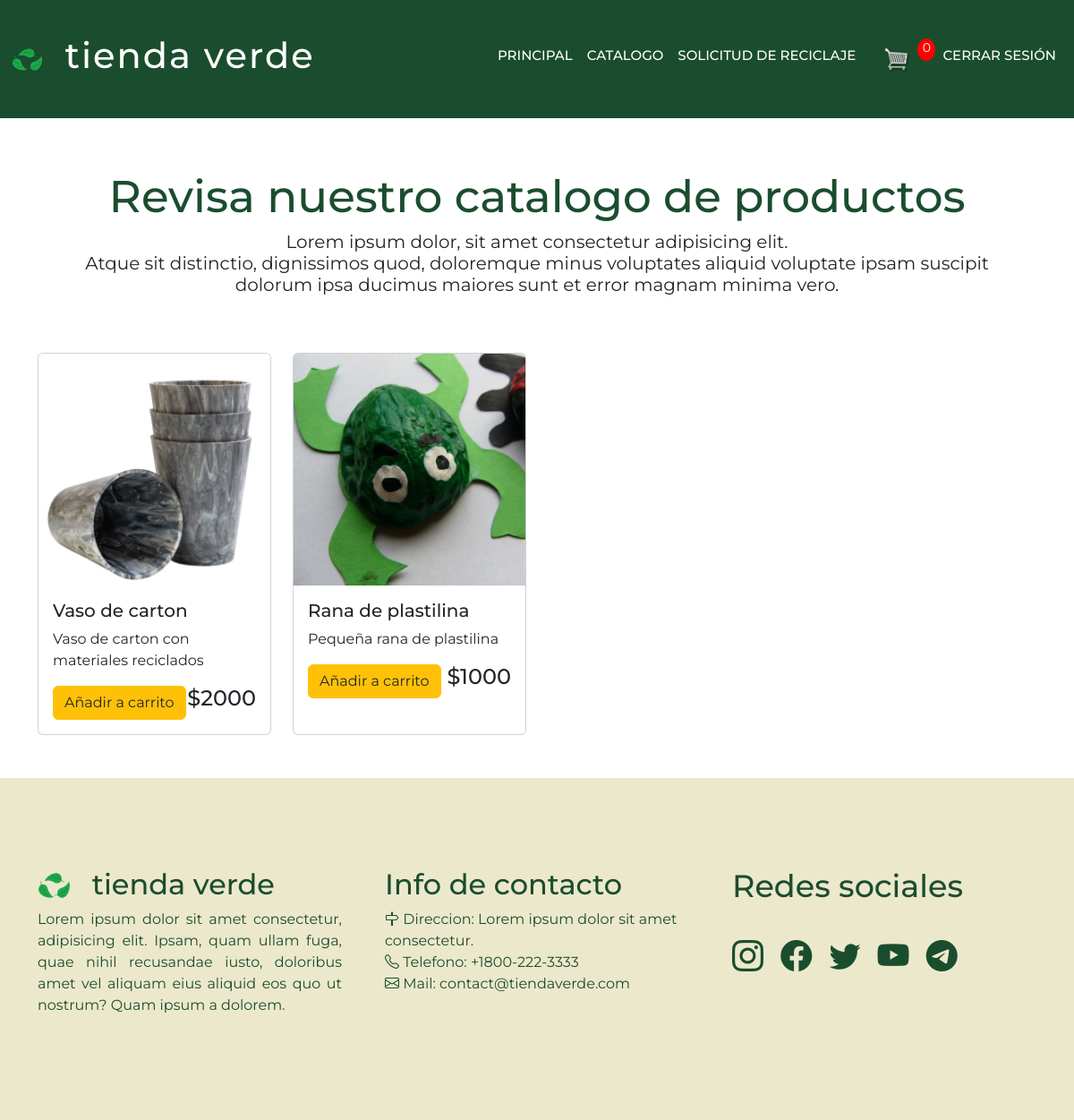
The app's page /catalogo (signed in) with its own data.
### core/models.py (models this page shows, shortened)
class Producto(models.Model):
    nombre = models.CharField(max_length=50) #equivalente a VarChar
    precio = models.IntegerField()
    descripcion = models.TextField()
    stock = models.IntegerField()
    imagen = models.ImageField(upload_to="productos", null= True)

### core/views.py (the view)
# urls.py: path('catalogo', views.catalogo, name='catalogo'),
def catalogo(request):
    productos = Producto.objects.all()
    carrito = Carrito(request)
    total_productos = carrito.contar_productos()
    data = {
        'productos': productos, 'total_productos' : total_productos
    }
    return render(request, 'core/catalogo.html', data)

### core/carrito.py (called while the page is built)
    def contar_productos(self):
        return sum(item['cantidad'] for item in self.carrito.values())

### core/templates/core/catalogo.html
{%extends 'core/base.html' %}
{% load static %}
{% block main %}
<div class="container" id="headerCatalogo">
    <div class="row" >
      <div class="col tituloCatalogo"> <h1 id="tituloCatalogo">Revisa nuestro catalogo de productos</h1></div>
    </div>
    <div class="row">
      <div class="col parrafoCatalogo"> <p id="parrafoCatalogo">Lorem ipsum dolor, sit amet consectetur adipisicing elit. <br>
        Atque sit distinctio, dignissimos quod, doloremque minus voluptates aliquid voluptate ipsam suscipit <br>
        dolorum ipsa ducimus maiores sunt et error magnam minima vero.</p></div>
    </div>
  </div>
  <div class="container mt-5">
        <div class="row filaCatalogo mb-5">
          {% for p in productos %}
            <div class="col-md-3">
              <div class="card h-100">
                  {%if p.imagen %}
                  <img src="{{ p.imagen.url }}" class="card-img-top" alt="{{ p.nombre }}">
                  {% endif %}
                  <div class="card-body">
                      <h5 class="card-title">{{ p.nombre }}</h5>
                      <p class="card-text">{{ p.descripcion }}</p>
                      <h4 style="display: inline-block; float: right">${{p.precio}}</h4>
                      <a href="{% url 'añadir_a_carrito' p.id %}" class="btn btn-warning text-dark">Añadir a carrito</a>
                  </div>
              </div>
          </div>
          {%endfor%}
    </div>
  </div>
{% endblock %}

### core/static/css/estilos.css (style rules this page uses)
html, body { overflow-x: hidden; }
* { font-family: 'Montserrat', sans-serif; }
#headerCatalogo { padding-top: 190px; text-align: center; }
#tituloCatalogo { color: #1A4D2E; font-size: 50px; }
#parrafoCatalogo { line-height: 1.2; font-size: 20px; }

### records on screen
Producto: imagen (picture), nombre "Vaso de carton", descripcion "Vaso de carton con materiales reciclados", precio "2000"
Producto: imagen (picture), nombre "Rana de plastilina", descripcion "Pequeña rana de plastilina", precio "1000"

### other values on screen
{{ total_productos }} "0"
